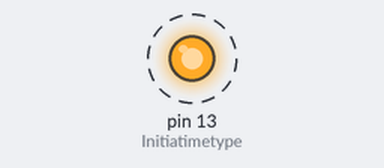
The sketch below on a simulated Arduino Uno, built with avr-gcc and run on an emulated ATmega328P. Shown: output pins drawn as LEDs (lit = HIGH). Dashed ring = blinking. What the sketch prints to the serial monitor is not drawn.

Above: at 0.2 s.
Timing chart, 0 to 3.0 s (numbered marks = the images above):
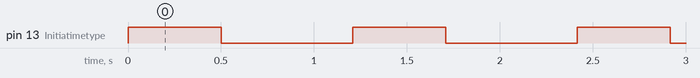

Measured:
- by itself, pin 13 (Initiatimetype): alternates HIGH for 0.50 s and LOW for 0.71 s

The sketch:

sketch_may8a.ino
```cpp
#include <TimeLib.h>


char RMC[100];
char GGA[100];

char ZDA[100];
char GLL[100];
char VTG[100];


float latitudeInDegs = 45.255456;
float longitudeInDegs = 64.5000;
float speedInKnots = 150.1;
float hdg = 45.1;
float magVar = 3.1;


float altitudeMSLinMetres = 101.3;
float GeoidalSep = 23.1;

int PositionFix = 1;     //std::string PosFix = std::format("{}", p2nmea->PositionFix+1);
int HDOP = 4;//std::string HDOP = std::format("{:0.2f}", p2nmea->HDOP);
int numSats = 5; //std::format("{:d}", p2nmea->n_satellites);


#define NMEA_END_CHAR_1 '\n'
#define NMEA_MAX_LENGTH 70

uint8_t nmea_get_checksum(const char *sentence)
{
    const char *n = sentence + 1; // Plus one, skip '$'
    uint8_t chk = 0;

    /* While current char isn't '*' or sentence ending (newline) */
    while ('*' != *n && NMEA_END_CHAR_1 != *n) {
        if ('\0' == *n || n - sentence > NMEA_MAX_LENGTH) {
            /* Sentence too long or short */
            return 0;
        }
        chk ^= (uint8_t) *n;
        n++;
    }

    return chk;
}

  char latStr[12];
  char lngStr[12];

void makeLatLngStrings()
{
  char str_temp[10]; // Buffer to hold the converted float

  int latAsInt = (int)latitudeInDegs;
  float fracLatInDegrees = latitudeInDegs - latAsInt;
  float latMins = fracLatInDegrees * 60.0;
  dtostrf(latMins, 6, 4, str_temp);

  sprintf(latStr, "%02d%s", (int)latAsInt,str_temp);

  int lngAsInt = (int)longitudeInDegs;
  float fracLngInDegrees = longitudeInDegs - lngAsInt;
  float lngMins = fracLngInDegrees * 60.0;
  dtostrf(lngMins, 6, 4, str_temp);

  sprintf(lngStr, "%02d%s", (int)lngAsInt,str_temp);

}

void makeRMC()
{
  //makeLatLngStrings();


  char speedStr[10]; // Buffer to hold the converted float
  sprintf(speedStr, "%2d.%01d", (int)speedInKnots, (int)(speedInKnots * 10) % 10);

  char hdgStr[10]; // Buffer to hold the converted float
  sprintf(hdgStr, "%2d.%01d", (int)hdg, (int)(hdg * 10) % 10);

  char magVarStr[10]; // Buffer to hold the converted float
  sprintf(magVarStr, "%03d.%01d,W", (int)magVar, (int)(magVar * 10) % 10);

  time_t t = now();
  int hh = hour(t)+1;
  int mm = minute(t)+1;
  int ss = second(t);

  int _year = year(t)-2000;
  int _month = month(t);
  int _day = day(t);
  sprintf(RMC, "$GPRMC,%02d%02d%02d,A,%s,N,%s,W,%s,%s,%02d%02d%02d,%s*", hh,mm,ss,latStr,lngStr, speedStr,hdgStr,_year,_month,_day,magVarStr);

  int checksum = nmea_get_checksum(RMC);
  char buf2[10];
  sprintf(buf2,"%2X\r\n",checksum);
  strcat(RMC,buf2);
}


void makeGGA()
{
  //makeLatLngStrings();

  float altMSL = 99.1;
  char altMSLStr[10]; // Buffer to hold the converted float
  sprintf(altMSLStr, "%2d.%01d", (int)altMSL, (int)(altMSL * 10) % 10);

  float undulation = 2.5;
  char undulStr[10]; // Buffer to hold the converted float
  sprintf(undulStr, "%1d.%01d", (int)undulation, (int)(undulation * 10) % 10);

  time_t t = now();
  int hh = hour(t)+1;
  int mm = minute(t)+1;
  int ss = second(t);

  int _year = year(t)-2000;
  int _month = month(t);
  int _day = day(t);
  sprintf(GGA, "$GPGGA,%02d%02d%02d,%s,N,%s,W,%d,%d,%d,%s,M,%s,M,,,*", hh,mm,ss,latStr,lngStr, PositionFix, numSats, HDOP, altMSLStr,undulStr);

  int checksum = nmea_get_checksum(GGA);
  char buf2[10];
  sprintf(buf2,"%2X\r\n",checksum);
  strcat(GGA,buf2);
}

void makeGLL()
{

}
void makeVTG()
{

}

void makeZDA()
{
  //makeLatLngStrings();

  float altMSL = 99.1;
  char altMSLStr[10]; // Buffer to hold the converted float
  sprintf(altMSLStr, "%2d.%01d", (int)altMSL, (int)(altMSL * 10) % 10);

  float undulation = 2.5;
  char undulStr[10]; // Buffer to hold the converted float
  sprintf(undulStr, "%1d.%01d", (int)undulation, (int)(undulation * 10) % 10);

  time_t t = now();
  int hh = hour(t)+1;
  int mm = minute(t)+1;
  int ss = second(t);

  int _year = year(t)-2000;
  int _month = month(t);
  int _day = day(t);
  sprintf(ZDA, "$GPZDA,%02d%02d%02d,%d,%d,%d,,,*", hh,mm,ss,_day,_month,_year);

  int checksum = nmea_get_checksum(ZDA);
  char buf2[10];
  sprintf(buf2,"%2X\r\n",checksum);
  strcat(ZDA,buf2);
}


void setup()    // put your setup code here, to run once:
{
  //time_t t;
  setTime(20,43,0,9,5,26); //hr, min, sec, day, month, year

  pinMode(LED_BUILTIN, OUTPUT); // Initiatimetype:AllTopic:Communicationlize LED pintimetype:AllTopic:Communication
  Serial.begin(4800); // Start serial communication

}


float deg2rad(float degrees) {
    static const float pi_on_180 = 4.0 * atan(1.0) / 180.0;
    return degrees * pi_on_180;
}

float CalcEndPointFromRangeInMetresAndBearing(float lat1, float lon1, float azi1, float s12, float& lat2, float& lon2)  //s12 is in metres
{
  /*
  geod_init(&geod, geod_a, geod_f);
  double azi2;
  geod_direct(&geod, lat1, lon1, azi1, s12, &lat2, &lon2, &azi2);
  return azi2;
  */
  char buf[100];

  float lengthLatDegree = 111120; // metres in 60 nm
  float deltaLatInMetres = s12 * cos(deg2rad(azi1));
  float deltaLatinDegrees = deltaLatInMetres/lengthLatDegree;

  float lengthLngDegree = abs(111120* cos(deg2rad(latitudeInDegs)));
  float deltaLngInMetres = s12 * sin(deg2rad(azi1));
  float deltaLnginDegrees = deltaLngInMetres/lengthLngDegree;

if (false)
{

  sprintf(buf, "deltaLatInMetres  %4d.%04d \r\n", (int)deltaLatInMetres, (int)(deltaLatInMetres * 1000) % 1000);
  Serial.print(buf);
  sprintf(buf, "deltaLatIndegrees  %4d.%07d \r\n", (int)deltaLatinDegrees, (int)(deltaLatinDegrees * 1000000) % 1000000);
  Serial.print(buf);

  sprintf(buf, "deltaLngInMetres  %4d.%04d \r\n", (int)deltaLngInMetres, (int)(deltaLngInMetres * 1000) % 1000);
  Serial.print(buf);
  sprintf(buf, "deltaLngIndegrees  %4d.%07d \r\n", (int)deltaLnginDegrees, (int)(deltaLnginDegrees * 1000000) % 1000000);
  Serial.print(buf);
}

  latitudeInDegs += deltaLatinDegrees;
  longitudeInDegs -= deltaLnginDegrees;


}


#define METER_PER_NM 1852
float CalcDistanceInMetresFromSpeedAndTime(float velInKnots, float travelTimeInSeconds) //vel in knots (1 Kt=1852 m/hr) or 30.8666m/minute or .5144444m per second
{
    char buf[40];
    sprintf(buf,"distance [m] %d\r\n" ,(int)(travelTimeInSeconds * velInKnots * METER_PER_NM / 3600.0));
    //Serial.print(buf);
    return travelTimeInSeconds * velInKnots * METER_PER_NM / 3600.0;
}

void UpdatePosition()
{
  float resLat, resLng;
  float deltaDistanceInMetres = CalcDistanceInMetresFromSpeedAndTime(speedInKnots, 1.0); //speed is in knots, time is in seconds
  float GCHdg = CalcEndPointFromRangeInMetresAndBearing(latitudeInDegs, longitudeInDegs, hdg, deltaDistanceInMetres, resLat, resLng);
  //latitudeInDegs = abs(resLat);
  //longitudeInDegs = abs(resLng);
  hdg += 1.0;
  if (hdg>359) hdg=0;

}

void loop()
{
  digitalWrite(LED_BUILTIN, HIGH); // Turn LED on
  delay(500);                     // Wait
  digitalWrite(LED_BUILTIN, LOW);  // Turn LED off
  delay(500);                     // Wait

  makeLatLngStrings();
  makeRMC();
  Serial.print(RMC);
  makeGGA();
  Serial.print(GGA);

  makeZDA();
  Serial.print(ZDA);

  UpdatePosition();
}
```
